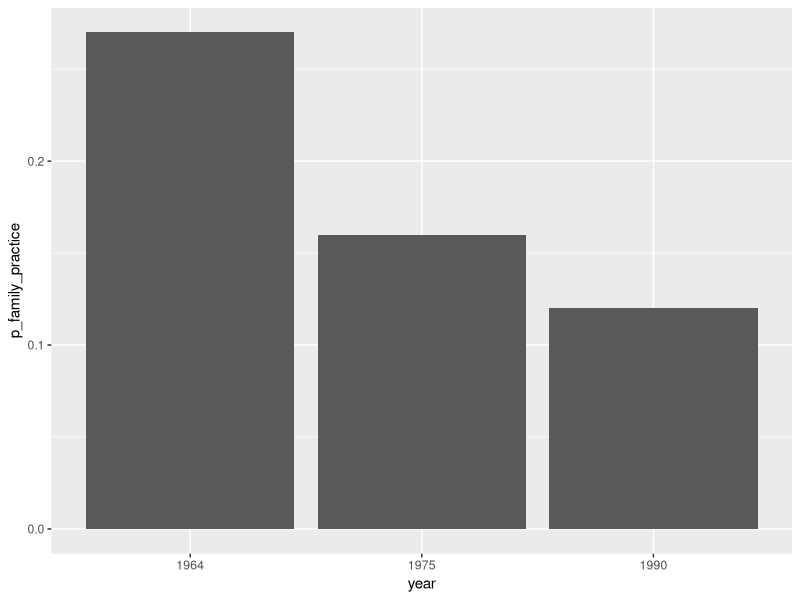
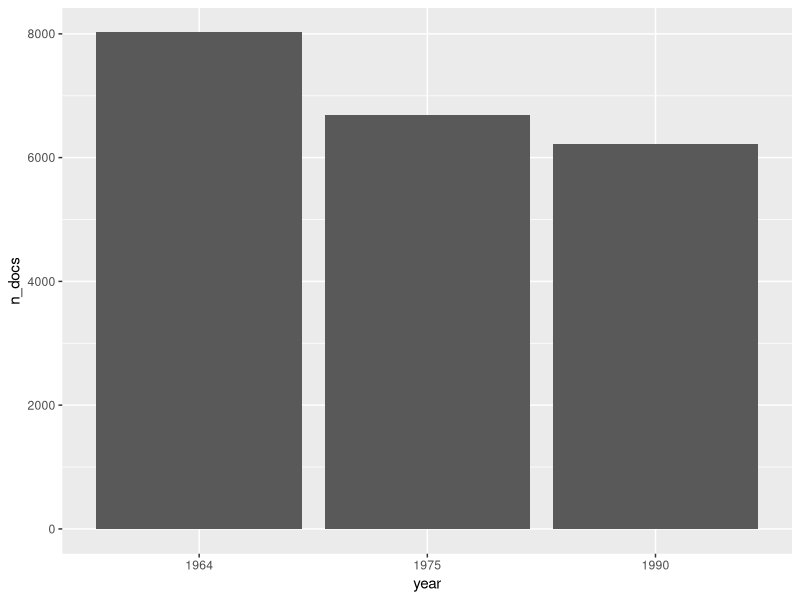
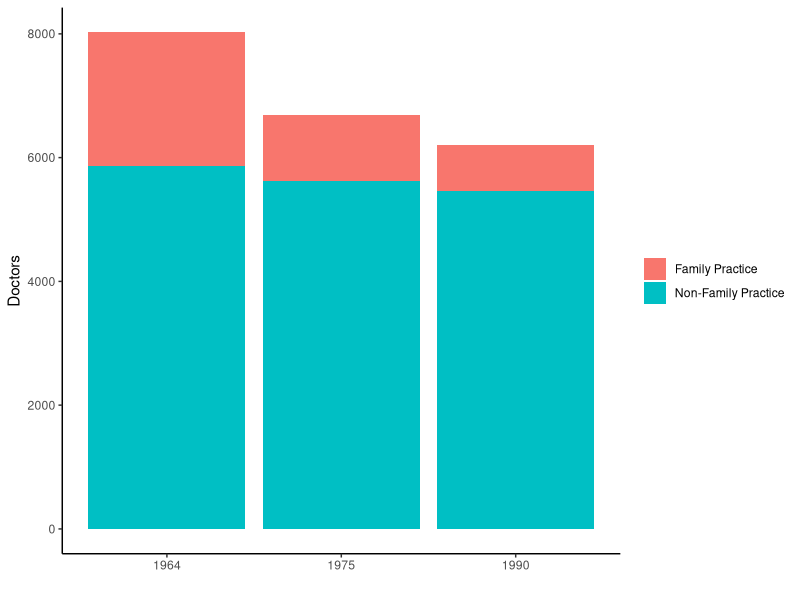
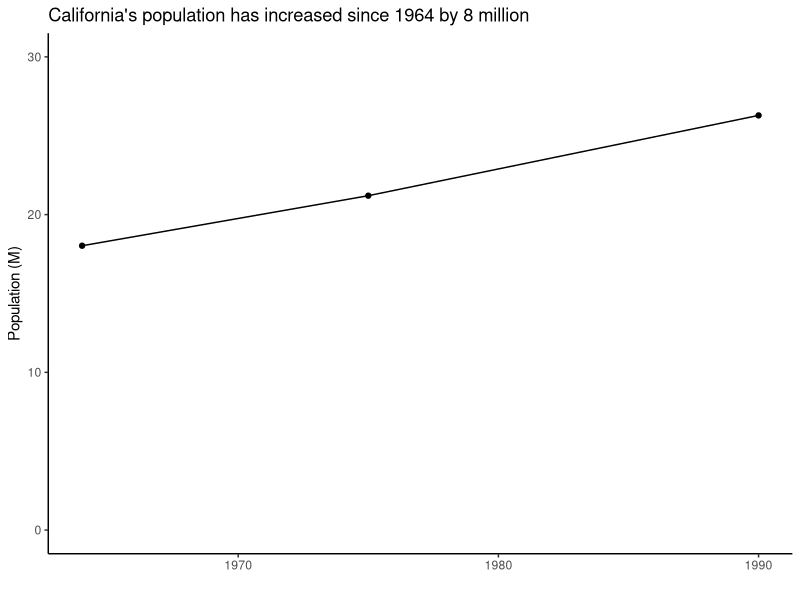
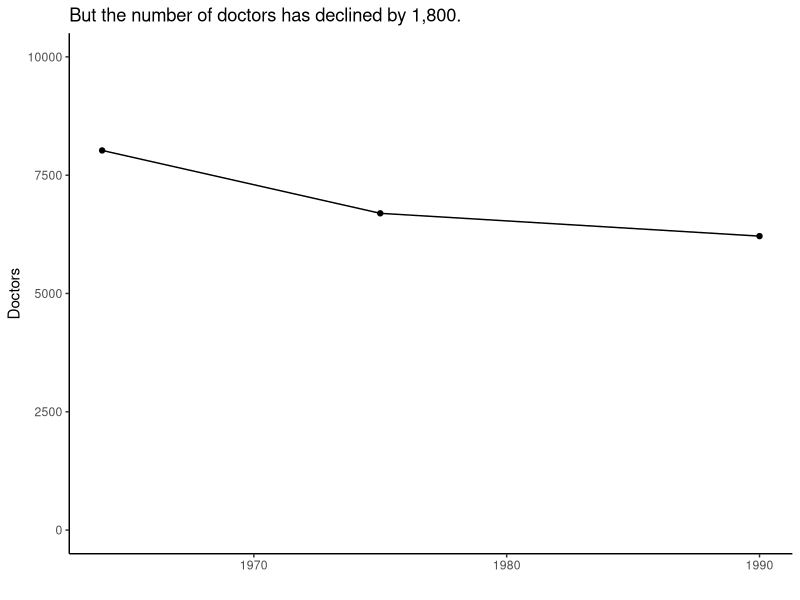

These charts were generated, in order, by the following R code:
## ---- chunk 1
#| echo: true
p_family_practice <- c(.27, .16, .12)
year <- c(1964, 1975, 1990)
ratio_to_pop <- c(2247, 3167, 4232)
n_docs <- c(8023, 6694, 6212)

docs_df <- data.frame(year, p_family_practice, ratio_to_pop, n_docs)
## ---- chunk 2
library(ggplot2)
library(dplyr)
docs_df |>
  mutate(year = factor(year)) |>
  ggplot() +
  aes(x = year, p_family_practice) +
  geom_bar(stat = "identity")
## ---- chunk 3
docs_df |>
  mutate(year = factor(year)) |>
  ggplot() +
  aes(x = year, n_docs) +
  geom_bar(stat = "identity")
## ---- chunk 4
#| echo: true

n_family <- n_docs*p_family_practice
n_non_family <- n_docs*(1 - p_family_practice)
n_docs_specialty <- c(n_family, n_non_family)
years <- rep(year, 2)
specialty <- rep(c("Family Practice", "Non-Family Practice"), each = length(year))

docs_df_new <- data.frame(years, specialty, n_docs = n_docs_specialty)
## ---- chunk 5
#| label: fig-docs-by-specialty
#| fig-cap: "Doctors in California by speciality 1964-1990."
#| echo: true
docs_df_new |>
  mutate(years = factor(years)) |>
  ggplot() +
  aes(x = years, y = n_docs, fill = specialty) +
  geom_bar(stat = "identity") +
  ylab("Doctors") +
  xlab("") +
  theme_classic() +
  theme(legend.title = element_blank())
## ---- chunk 6
total_pop <- n_docs*ratio_to_pop
pop <- c(total_pop, n_docs)
docs_general <- rep(c("Non-doctors", "Doctors"), each = 3)

docs_df_another <- data.frame(years, docs_general, pop)
## ---- chunk 7
#| label: fig-docs-as-p-population
#| fig-cap: "California population 1964-1990."
#| echo: true
docs_df_another |>
  mutate(pop_millions = pop/1e6) |>
  filter(docs_general == "Non-doctors") |>
  ggplot() +
  aes(x = years, y = pop_millions) +
  geom_point() +
  geom_line() +
  ylab("Population (M)") +
  xlab("") +
  ylim(0, 30) +
  theme_classic() +
  ggtitle("California's population has increased since 1964 by 8 million")
## ---- chunk 8
#| label: fig-population
#| fig-cap: "California doctors 1964-1990."
#| echo: true
docs_df_another |>
  # mutate(years = factor(years)) |>
  filter(docs_general == "Doctors") |>
  ggplot() +
  aes(x = years, y = pop) +
  geom_point() +
  geom_line() +
  ylab("Doctors") +
  xlab("") +
  ylim(0, 10000) +
  theme_classic() +
  theme(legend.title = element_blank()) +
  ggtitle("But the number of doctors has declined by 1,800.")
